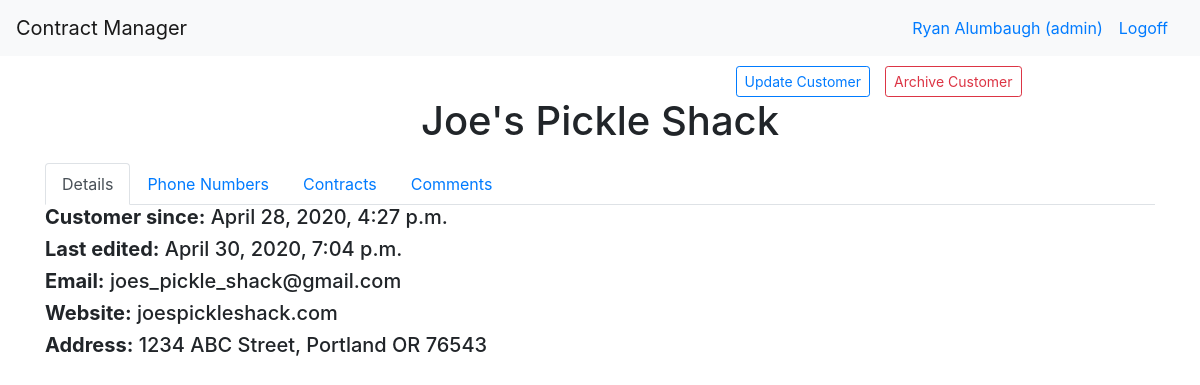
Page /dashboard/customer/1 (signed in) on the committed database.
### login_app/models.py (models this page shows)
class User(models.Model):
    first_name = models.CharField(max_length=255)
    last_name = models.CharField(max_length=255)
    email = models.CharField(max_length=255)
    level = models.IntegerField(default=1)
    password = models.CharField(max_length=100)
    created_at = models.DateTimeField(auto_now_add=True)
    updated_at = models.DateTimeField(auto_now=True)
    objects = UserManager()

### manager_app/models.py (models this page shows)
class Customer(models.Model):
    archived= models.BooleanField(default=False)
    name= models.CharField(max_length=255)
    website= models.CharField(max_length=255)
    address=models.OneToOneField(Address, related_name="customer_address", on_delete=models.CASCADE, null=True)
    completed_contracts= models.IntegerField(default=0)
    open_contracts= models.IntegerField(default=0)
    email= models.CharField(max_length=255)
    created_at= models.DateTimeField(auto_now_add=True)
    updated_at= models.DateTimeField(auto_now=True)

class Address(models.Model):
    name= models.CharField(max_length=255)
    street= models.CharField(max_length=255)
    city= models.CharField(max_length=255)
    state= models.CharField(max_length=2)
    zip_code= models.CharField(max_length=15)
    created_at= models.DateTimeField(auto_now_add=True)
    updated_at= models.DateTimeField(auto_now=True)

### manager_app/views.py (the view)
# urls.py: path("/customer/<int:customer_id>", views.customer),
def customer(request, customer_id):
    if request.POST:
        if request.POST['hiddenkey'] == 'comment':
            Comment.objects.create(content = request.POST["comments"], user=logged_user(request), customer= Customer.objects.get(id=customer_id))
            return redirect(f"/dashboard/customer/{customer_id}")
        elif request.POST['hiddenkey'] == 'update':
            customer_to_change = Customer.objects.get(id=customer_id)
            if request.POST["name"] == "":
                customer_to_change.name = "N/A"
            else:
                customer_to_change.name = request.POST["name"]
            customer_to_change.name = request.POST["name"]
            customer_to_change.website = request.POST["website"]
            customer_to_change.email = request.POST["email"]
            customer_to_change.address.street = request.POST["street_address"]
            customer_to_change.address.city = request.POST["city"]
            customer_to_change.address.state = request.POST["state"]
            customer_to_change.address.zip_code = request.POST["zip_code"]
            customer_to_change.save()
            customer_to_change.address.save()
            return redirect(f"/dashboard/customer/{customer_id}")
        elif request.POST['hiddenkey'] == 'archive':
            customer_to_archive=Customer.objects.get(id=customer_id)
            if customer_to_archive.archived == True:
                customer_to_archive.archived = False
            else:
                customer_to_archive.archived = True
            customer_to_archive.save()
            return redirect("/dashboard")
        elif request.POST['hiddenkey'] == 'new_number':
            print(request.POST)
            PhoneNumber.objects.create(number_type = request.POST["phone_type"], number = request.POST["phone_number"], customer=Customer.objects.get(id=customer_id))
            return redirect(f"/dashboard/customer/{customer_id}")
        elif request.POST['hiddenkey'] == 'delete_number':
            phone_to_delete= PhoneNumber.objects.get(id=request.POST['phone_id'])
            phone_to_delete.delete()
            return redirect(f"/dashboard/customer/{customer_id}")
        elif request.POST['hiddenkey'] == 'edit_number':
            phone_to_edit= PhoneNumber.objects.get(id=request.POST['phone_id'])
            phone_to_edit.number_type=request.POST['phone_type']
            phone_to_edit.number=request.POST['phone_number']
            phone_to_edit.save()
            return redirect(f"/dashboard/customer/{customer_id}")
        else:
            print(request.POST)
            return redirect(f"/dashboard/customer/{customer_id}")
    else:
        context = {
            "customer": Customer.objects.get(id=customer_id),
            "user": logged_user(request)
        }
        return render(request, "customer.html", context)

### manager_app/views.py (called while the page is built)
def logged_user(request):
    return User.objects.filter(id=request.session["user_id"])[0]

### manager_app/templates/customer.html (shortened to what this page needs)
<!doctype html>
<html lang="en">
  <head>
    {% load static %}
    <link rel="stylesheet" type="text/css" href="{% static 'bootstrap.css' %}">
    <link rel="stylesheet" href="{% static 'dataTables.bootstrap4.min.css' %}">
  </head>
  <body>
    <nav class="navbar navbar-expand-md navbar-light bg-light">
      <a class="navbar-brand" href="/">Contract Manager</a>
      <div class="collapse navbar-collapse" id="navbarSupportedContent">
      {% if request.session.user_id == None %}
        <a class="navbar-nav mr-auto nav-link disabled" href="/users"></a>
        <a class="navbar-nav mr-lg-2 nav-link" href="/login">Signin</a>
      {% else %}
        <a class="navbar-nav mr-auto nav-link" href="#"></a>
        <a class="navbar-nav mr-sm-0 nav-link" href="#">{{user.first_name}} {{user.last_name}} (admin)</a>
        <a class="navbar-nav mr-sm-0 nav-link" href="/logout">Logoff</a>
      {% endif %}
      </div>
    </nav>
    <div class="container">
      <div class="row top_row">
        <div class="col-12 text-center">
          <div class="row">
            <div class="col-3 offset-6 text-right" id="update_but">
              <button class="btn btn-outline-primary btn-sm" data-toggle="modal" data-target="#edit_customer">Update Customer</button>
            </div>
            <div class="col-3 text-left">
              {% if customer.archived == False %}
              <button class="btn btn-outline-danger btn-sm" data-toggle="modal" data-target="#archive_customer">Archive Customer</button>
              {% else %}
              <button class="btn btn-outline-success btn-sm" data-toggle="modal" data-target="#archive_customer">Restore Customer</button>
              {% endif %}
            </div>
          </div>
          <div class="col-12 text-center">
            <h1>{{customer.name}}</h1>
          </div>
        </div>
      </div>
      <div class="row">
        <div class ="col-12 table_nav">
          <ul class="nav nav-tabs" id="myTab" role="tablist">
            <li class="nav-item">
              <a class="nav-link active" id="details-tab" data-toggle="tab" href="#details" role="tab" aria-controls="details" aria-selected="true">Details</a>
            </li>
            <li class="nav-item">
              <a class="nav-link" id="contact-tab" data-toggle="tab" href="#contact" role="tab" aria-controls="contact" aria-selected="false">Phone Numbers</a>
            </li>
            <li class="nav-item">
              <a class="nav-link" id="contracts-tab" data-toggle="tab" href="#contracts" role="tab" aria-controls="contracts" aria-selected="false">Contracts</a>
            </li>
            <li class="nav-item">
              <a class="nav-link" id="comments-tab" data-toggle="tab" href="#comments" role="tab" aria-controls="comments" aria-selected="false">Comments</a>
            </li>
          </ul>
          <div class="tab-content" id="myTabContent">
            <div class="tab-pane fade show active" id="details" role="tabpanel" aria-labelledby="details-tab">
              <h5><strong>Customer since:</strong> {{customer.created_at}}</h5>
              <h5><strong>Last edited:</strong> {{customer.updated_at}}</h5>
              <h5><strong>Email:</strong> {{customer.email}}</h5>
              <h5><strong>Website:</strong> {{customer.website}}</h5>
              <h5><strong>Address:</strong> {{customer.address.street}}, {{customer.address.city}} {{customer.address.state}} {{customer.address.zip_code}}</h5>
            </div>
          </div>
        </div>
      </div>
    </div>
  </body>
</html>

### manager_app/templates/customer.html (style rules this page uses)
.top_row { margin-top: 10px; margin-bottom: 10px; }
.table_nav { margin-bottom: 5px; }
#update_but { margin-right: -15px; }

### rows in the picture
User: first_name "Ryan", last_name "Alumbaugh"
Customer: name "Joe's Pickle Shack", created_at "April 28, 2020, 4:27 p.m.", updated_at "April 30, 2020, 7:04 p.m.", email "joes_pickle_shack@gmail.com", website "joespickleshack.com", address.street "1234 ABC Street", address.city "Portland", address.state "OR", address.zip_code "76543"
